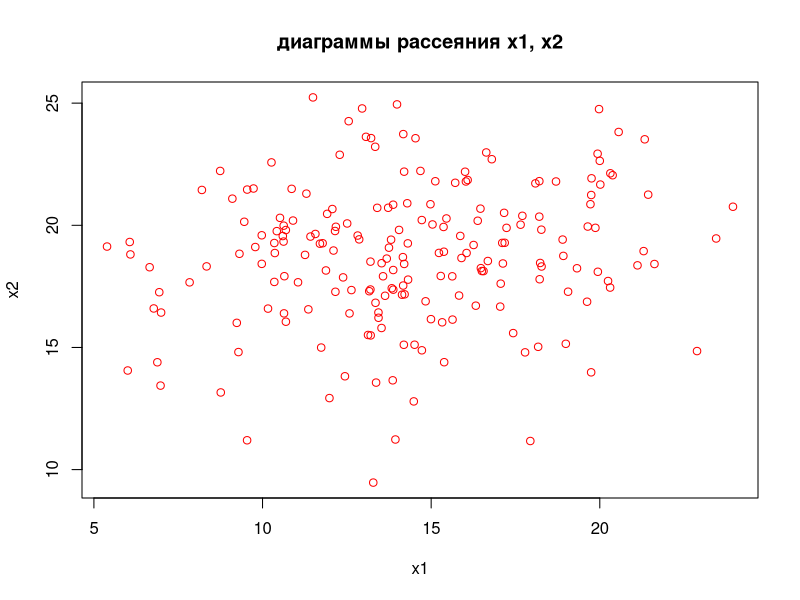
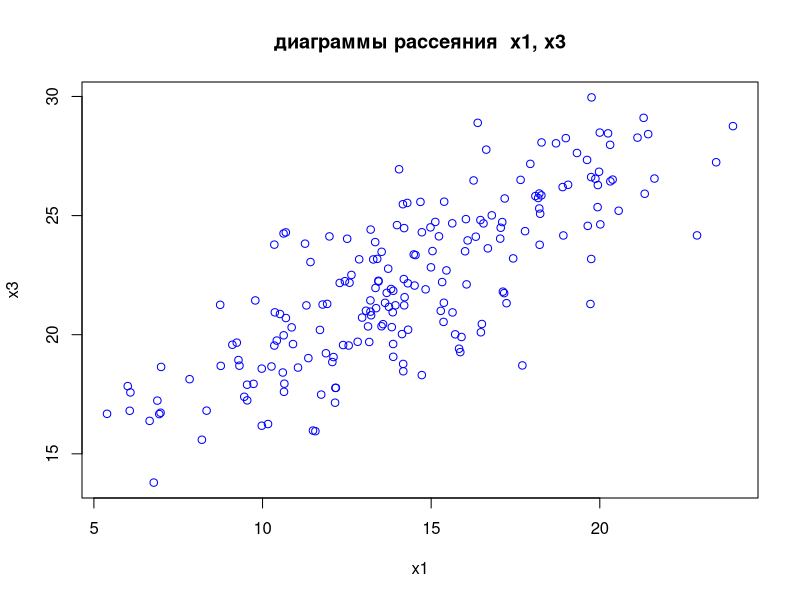

The R script that drew these images, in order:
# Генерация и анализ коррелированных выборок
# Tạo và phân tích các mẫu tương quan

# 1.Сгенерировать выборку X1 из нормального распределения
# Normal distribution X1 with N=200

a1= mean
S1= sd

N=200
a1=14.34
s1=3.87

x1=rnorm(N,a1,s1)
x1


# 2.Give 2 коэффициентов корреляции:

r1=0.125
r2=0.7

# 3. Build X2 and X3

a2=16.897
s2=2.687

x2= r1*x1 + sqrt(1-r1*r1)*rnorm(N,a2,s2)
x3= r2*x1 + sqrt(1-r2*r2)*rnorm(N,a2,s2)

x2
x3

# 4. Scatter plot
# математическая диаграмма, изображающая значения двух переменных
# в виде точек на декартовой плоскости
#Scatter plots are used to plot data points on a horizontal and a vertical axis
# in the attempt to show how much one variable is affected by another
plot(x1,x2,type='p',col="red",main="диаграммы рассеяния x1, x2")
#низкая положительная корреляция

plot(x1,x3,type='p',col="blue",main="диаграммы рассеяния  x1, x3")
#высокая положительная корреляция

# 5. Построить выборочные парные коэффициенты корреляции r1,r2 for X1 and X2, X1 and X3
# it is used to see the connection between distributions(используется, чтобы увидеть связь между дистрибутивами)

dx1=x1-mean(x1)
dx2=x2-mean(x2)
dx3=x3-mean(x3)

powdx1=dx1*dx1
powdx2=dx2*dx2
powdx3=dx3*dx3

rx1x2=sum(dx1*dx2)/sqrt(sum(powdx1)*sum(powdx2))
rx1x3=sum(dx1*dx3)/sqrt(sum(powdx1)*sum(powdx3))
rx1x2
rx1x3


# 6. Рассчитать статистики Стьюдента and проверить гипотезу

cor.test(x1,x2)
cor.test(x1,x3)
#вычисляет значение t- статистики Стьюдента для проверки значимости корреляционного коэффициента.

#статистики Стьюдента:
stdx1x2 =rx1x2/sqrt(1 - rx1x2*rx1x2)*sqrt(N-2)
stdx1x3=rx1x3/sqrt(1-rx1x3*rx1x3)*sqrt(N-2)

p=0.95
toComp=qt(p,df= N-2)# find the t-score of the 190th quantile of the Student t distribution with df = 198

if(abs(stdx1x2)<toComp){
print("There is a correlation between x1 and x2")
}else{print("There is not correlation between X1 and X2")} 

if(abs(stdx1x3)<toComp){
print("There is a correlation between distributions x1 and x3")
}else{print("The is not correlation between X1 and X3")}


# 7.Построить доверительный интервал
# Fisher Z-transform
#  стандартная ошибка:
t=1/sqrt(N-3)
#ковариацию между переменными:
z2=0.5*log((1+rx1x2)/(1-rx1x2))
z3=0.5*log((1+rx1x3)/(1-rx1x3))
#Рассчитайте доверительный интервал, используя статистику Z:
z2.lower=z2-qnorm(p)*t
z2.upper=z2+qnorm(p)*t

z3.lower=z3-qnorm(p)*t
z3.upper=z3+qnorm(p)*t

cat("Z2 [",z2.lower," , ",z2.upper,"]")
cat("Z3 [",z3.lower," , ",z3.upper,"]")

# Вычисление доверительного интервала корреляции с интервалом Фишера.
# (Calculating the correlation confidence interval with fisher interval)

cov1.lower=(exp(2*z2.lower)-1)/(exp(2*z2.lower)+1)
cov1.upper=(exp(2*z2.upper)-1)/(exp(2*z2.upper)+1)

cov2.lower=(exp(2*z3.lower)-1)/(exp(2*z3.lower)+1)
cov2.upper=(exp(2*z3.upper)-1)/(exp(2*z3.upper)+1)

cat("cov1 = [",cov1.lower," , ",cov1.upper,"]")
cat("cov1 = [",cov2.lower," , ",cov2.upper,"]")
